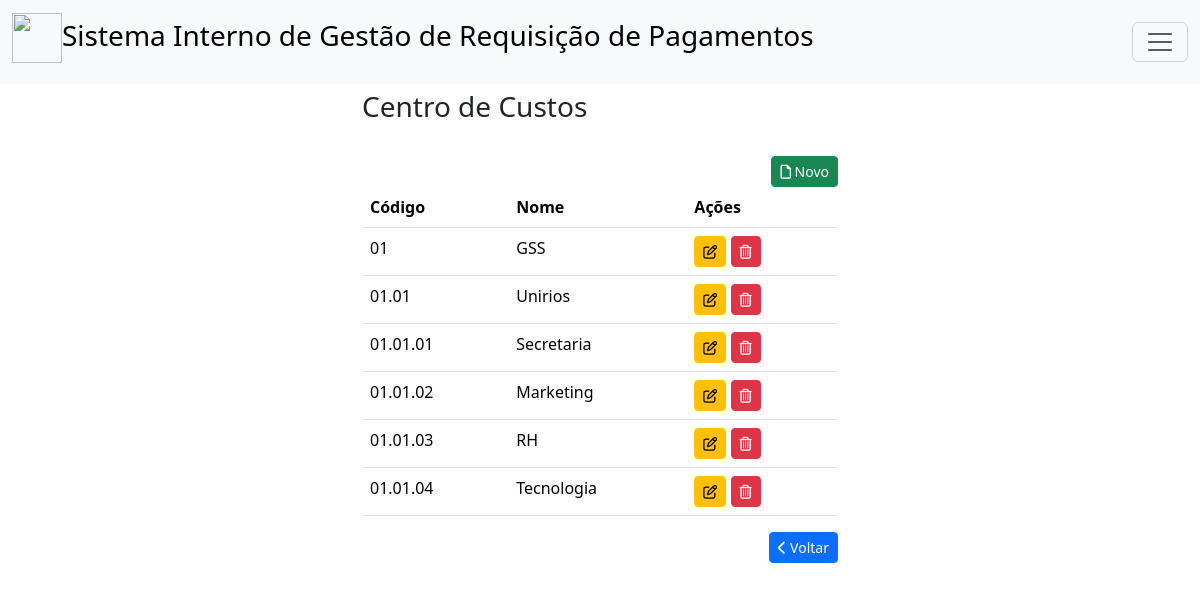
The page /ccustos.php on the database its author committed.
### tables this page shows
CREATE TABLE IF NOT EXISTS `ccustos` (
  `idCCustos` int NOT NULL AUTO_INCREMENT,
  `codigo` varchar(45) DEFAULT NULL,
  `descricao` varchar(45) DEFAULT NULL,
  PRIMARY KEY (`idCCustos`),
  UNIQUE KEY `codigo_UNIQUE` (`codigo`)
);

### ccustos.php (the view, shortened to what this page needs)
<!DOCTYPE html>
<html>
    <head>
        <link href="https://cdn.jsdelivr.net/npm/bootstrap@5.3.3/dist/css/bootstrap.min.css" rel="stylesheet">
    </head>
    <body>
    <nav class="navbar bg-body-tertiary fixed-top">
    <div class="container-fluid">
    <a class="navbar-brand" href="#"><h3><img src="img/logo2.png" width="50px" height="50px">Sistema Interno de Gestão de Requisição de Pagamentos</h3></a>
    <button class="navbar-toggler" type="button" data-bs-toggle="offcanvas" data-bs-target="#offcanvasNavbar" aria-controls="offcanvasNavbar" aria-label="Toggle navigation">
        <span class="navbar-toggler-icon"></span>
    </button>
    </div>
    </nav>
    <div class="container" style="margin-top: 90px; width: 500px;">
        <h3>Centro de Custos</h3>
        <br>
        <div style="text-align: right;">
            <a class="btn btn-sm btn-success" href="adicionar_ccustos.php" role="button"><i class="fa-regular fa-file"></i>&nbsp;Novo</a>
        </div>
        <table class="table table-hover">
            <thead>
                <tr>
                <th scope="col">Código</th>
                <th scope="col">Nome</th>
                <th scope="col">Ações</th>
                </tr>
            </thead>
            <tbody>
                    <?php
                        include 'conexao.php';
                        $sql = "    SELECT ccustos.idCCustos,
                                        ccustos.codigo,
                                        ccustos.descricao
                                FROM ccustos
                                ORDER BY ccustos.codigo";
                        $buscar = mysqli_query($conexao, $sql);
                        while ($array = mysqli_fetch_array($buscar)) {
                            $idCCustos = $array['idCCustos'];
                            $codigo = $array['codigo'];
                            $descricao = $array['descricao'];
                    ?>
                <tr>
                    <td><?php echo $codigo ?></td>
                    <td><?php echo $descricao ?></td>
                    <td><a class="btn btn-warning btn-sm" href="editar_ccustos.php?id=<?php echo $idCCustos ?>" role="button" data-toggle="tooltip" data-placement="top" title="Editar"><i class="fa-regular fa-pen-to-square"></i></a>
                        <a class="btn btn-danger btn-sm" href="deletar_ccustos.php?id=<?php echo $idCCustos ?>" role="button" data-toggle="tooltip" data-placement="top" title="Apagar"><i class="fa-regular fa-trash-can"></i></a></td>
            <?php } ?>
                </tr>
            </tbody>
            </table>
        <div style="text-align: right;">
            <a href="menu.php" role="button" class="btn btn-sm btn-primary"><i class="fa-solid fa-chevron-left"></i>&nbsp;Voltar</a>
        </div>
    </div>
    </body>
</html>

### rows shown on the page
ccustos: codigo "01", descricao "GSS"
ccustos: codigo "01.01", descricao "Unirios"
ccustos: codigo "01.01.01", descricao "Secretaria"
ccustos: codigo "01.01.02", descricao "Marketing"
ccustos: codigo "01.01.03", descricao "RH"
ccustos: codigo "01.01.04", descricao "Tecnologia"
